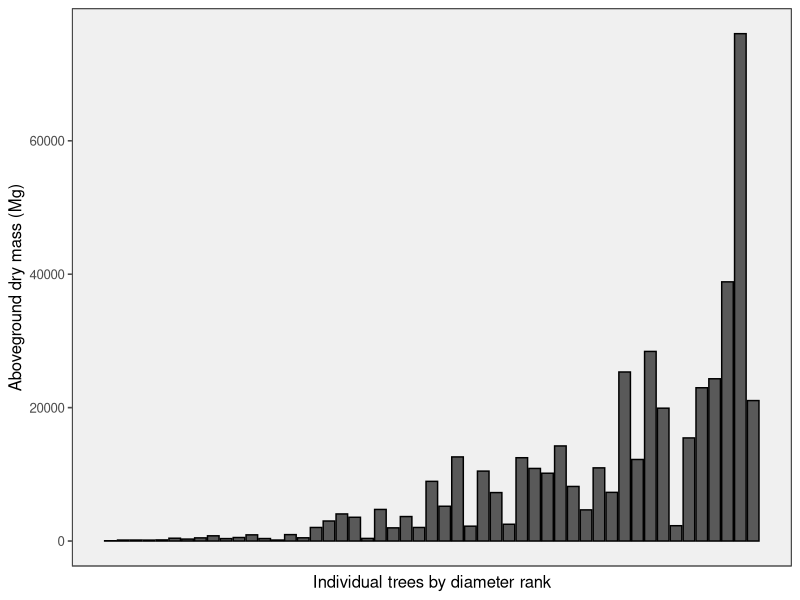

Recreate this plot in R.
## ---- chunk 1
library(tidyverse)
library(dplyr)
library(ggplot2)
library(ggthemes)
library(patchwork)


sampledata <- read.table(file = "Data/BiomassData.csv", header = TRUE, sep = ",")

head(sampledata)

arrange(sampledata, by = DRH...cm.)

## ---- chunk 2
p<- ggplot(data=sampledata, 
           aes(x= Number, y= Total.AGB...kg., )) + geom_bar(position="stack", stat="identity", color="black") + 
  ylab("Aboveground dry mass (Mg)") + 
  xlab("Individual trees by diameter rank") + 
  theme_few() + scale_fill_grey() +
  theme(panel.background = element_rect(fill = 'gray94', color = 'black'), 
        axis.title.y = element_text(size=12, colour = "black"),
        strip.text.y = element_text(size = 10, face="bold", colour = "black"),
        axis.ticks.x = element_blank(),
        axis.text.x = element_blank()) + 
  guides(fill=guide_legend(nrow=1,byrow=TRUE)) 


p
